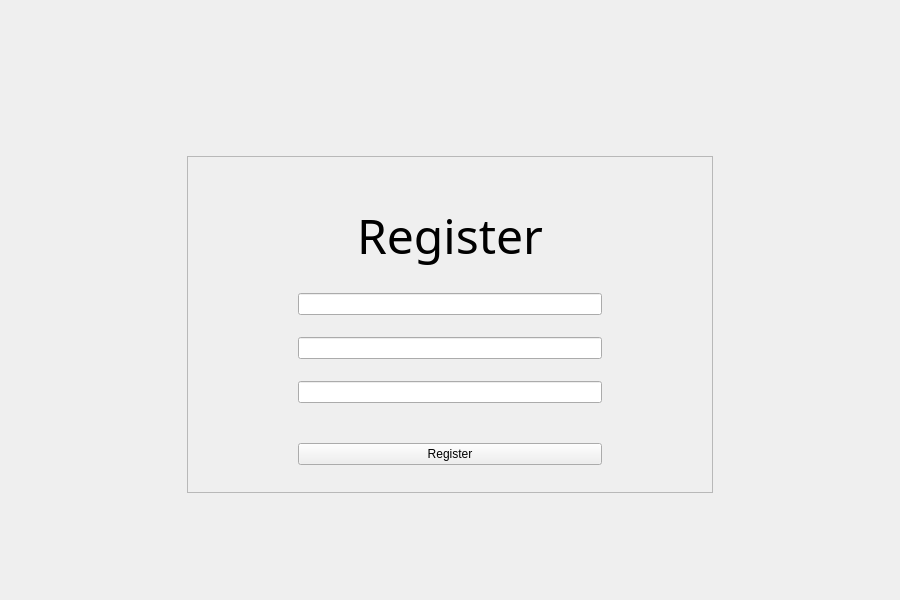
<?xml version="1.0" encoding="UTF-8"?>
<ui version="4.0">
 <class>RegWgt</class>
 <widget class="QWidget" name="RegWgt">
  <property name="geometry">
   <rect>
    <x>0</x>
    <y>0</y>
    <width>900</width>
    <height>600</height>
   </rect>
  </property>
  <property name="windowTitle">
   <string>Form</string>
  </property>
  <layout class="QGridLayout" name="gridLayout" rowstretch="3,7,2,0" columnstretch="1,3,1">
   <item row="0" column="1">
    <spacer name="verticalSpacer">
     <property name="orientation">
      <enum>Qt::Vertical</enum>
     </property>
     <property name="sizeHint" stdset="0">
      <size>
       <width>20</width>
       <height>40</height>
      </size>
     </property>
    </spacer>
   </item>
   <item row="1" column="0">
    <spacer name="horizontalSpacer">
     <property name="orientation">
      <enum>Qt::Horizontal</enum>
     </property>
     <property name="sizeHint" stdset="0">
      <size>
       <width>40</width>
       <height>20</height>
      </size>
     </property>
    </spacer>
   </item>
   <item row="1" column="1">
    <widget class="QFrame" name="RegFrame">
     <property name="frameShape">
      <enum>QFrame::StyledPanel</enum>
     </property>
     <property name="frameShadow">
      <enum>QFrame::Raised</enum>
     </property>
     <layout class="QHBoxLayout" name="horizontalLayout" stretch="1,3,1">
      <item>
       <spacer name="horizontalSpacer_3">
        <property name="orientation">
         <enum>Qt::Horizontal</enum>
        </property>
        <property name="sizeHint" stdset="0">
         <size>
          <width>40</width>
          <height>20</height>
         </size>
        </property>
       </spacer>
      </item>
      <item>
       <layout class="QVBoxLayout" name="RegLayout" stretch="2,1,1,7,1,1,1">
        <item>
         <spacer name="verticalSpacer_5">
          <property name="orientation">
           <enum>Qt::Vertical</enum>
          </property>
          <property name="sizeHint" stdset="0">
           <size>
            <width>20</width>
            <height>40</height>
           </size>
          </property>
         </spacer>
        </item>
        <item>
         <widget class="QLabel" name="RegLb">
          <property name="font">
           <font>
            <family>Agency FB</family>
            <pointsize>36</pointsize>
           </font>
          </property>
          <property name="text">
           <string>Register</string>
          </property>
          <property name="alignment">
           <set>Qt::AlignCenter</set>
          </property>
         </widget>
        </item>
        <item>
         <spacer name="verticalSpacer_6">
          <property name="orientation">
           <enum>Qt::Vertical</enum>
          </property>
          <property name="sizeHint" stdset="0">
           <size>
            <width>20</width>
            <height>40</height>
           </size>
          </property>
         </spacer>
        </item>
        <item>
         <layout class="QVBoxLayout" name="EditLayout">
          <item>
           <layout class="QVBoxLayout" name="PhoneLayout">
            <item>
             <widget class="QLineEdit" name="PhoneLedit"/>
            </item>
            <item>
             <spacer name="PhoneVSpacer">
              <property name="orientation">
               <enum>Qt::Vertical</enum>
              </property>
              <property name="sizeHint" stdset="0">
               <size>
                <width>20</width>
                <height>40</height>
               </size>
              </property>
             </spacer>
            </item>
           </layout>
          </item>
          <item>
           <layout class="QVBoxLayout" name="UserNameLayout">
            <item>
             <widget class="QLineEdit" name="UserNameLedit"/>
            </item>
            <item>
             <spacer name="UserNameVspacer">
              <property name="orientation">
               <enum>Qt::Vertical</enum>
              </property>
              <property name="sizeHint" stdset="0">
               <size>
                <width>20</width>
                <height>40</height>
               </size>
              </property>
             </spacer>
            </item>
           </layout>
          </item>
          <item>
           <layout class="QVBoxLayout" name="PasswordLayout">
            <item>
             <widget class="QLineEdit" name="PasswordLedit"/>
            </item>
            <item>
             <spacer name="PasswordVspacer">
              <property name="orientation">
               <enum>Qt::Vertical</enum>
              </property>
              <property name="sizeHint" stdset="0">
               <size>
                <width>20</width>
                <height>40</height>
               </size>
              </property>
             </spacer>
            </item>
           </layout>
          </item>
         </layout>
        </item>
        <item>
         <spacer name="verticalSpacer_3">
          <property name="orientation">
           <enum>Qt::Vertical</enum>
          </property>
          <property name="sizeHint" stdset="0">
           <size>
            <width>20</width>
            <height>40</height>
           </size>
          </property>
         </spacer>
        </item>
        <item>
         <widget class="QPushButton" name="pushButton">
          <property name="sizePolicy">
           <sizepolicy hsizetype="Minimum" vsizetype="Expanding">
            <horstretch>0</horstretch>
            <verstretch>0</verstretch>
           </sizepolicy>
          </property>
          <property name="layoutDirection">
           <enum>Qt::LeftToRight</enum>
          </property>
          <property name="text">
           <string>Register</string>
          </property>
         </widget>
        </item>
        <item>
         <spacer name="verticalSpacer_4">
          <property name="orientation">
           <enum>Qt::Vertical</enum>
          </property>
          <property name="sizeHint" stdset="0">
           <size>
            <width>20</width>
            <height>40</height>
           </size>
          </property>
         </spacer>
        </item>
       </layout>
      </item>
      <item>
       <spacer name="horizontalSpacer_4">
        <property name="orientation">
         <enum>Qt::Horizontal</enum>
        </property>
        <property name="sizeHint" stdset="0">
         <size>
          <width>40</width>
          <height>20</height>
         </size>
        </property>
       </spacer>
      </item>
     </layout>
    </widget>
   </item>
   <item row="2" column="1">
    <spacer name="verticalSpacer_2">
     <property name="orientation">
      <enum>Qt::Vertical</enum>
     </property>
     <property name="sizeHint" stdset="0">
      <size>
       <width>20</width>
       <height>40</height>
      </size>
     </property>
    </spacer>
   </item>
   <item row="1" column="2">
    <spacer name="horizontalSpacer_2">
     <property name="orientation">
      <enum>Qt::Horizontal</enum>
     </property>
     <property name="sizeHint" stdset="0">
      <size>
       <width>40</width>
       <height>20</height>
      </size>
     </property>
    </spacer>
   </item>
  </layout>
 </widget>
 <resources/>
 <connections/>
</ui>
